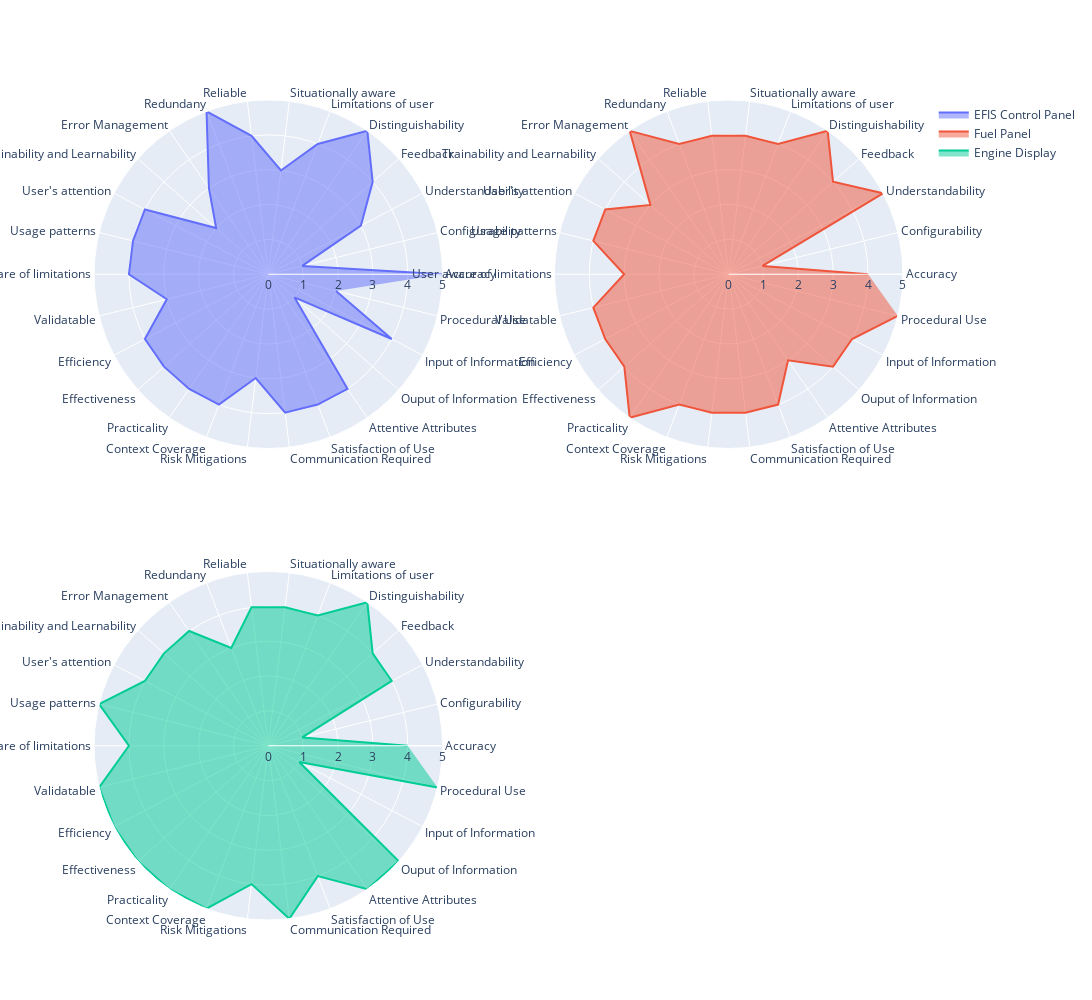

Notebook code for this chart:
### Code cell
fig = make_subplots(rows=2, cols=2,
                   specs=[[{"type": "polar"}, {"type": "polar"}],
                         [{"type": "polar"}, {"type": "polar"}]])
fig.add_trace(go.Scatterpolar(
    name="EFIS Control Panel",
    r=df['EFIS Control Panel'],
    theta=df['Quality'],
    fill='toself'
    ), 1, 1)
fig.add_trace(go.Scatterpolar(
    name="Fuel Panel",
    r=df['Fuel Panel'],
    theta=df['Quality'],
    fill='toself'
    ), 1, 2)
fig.add_trace(go.Scatterpolar(
    name="Engine Display",
    r=df['Engine Display'],
    theta=df['Quality'],
    fill='toself'
    ), 2, 1)
fig.update_layout(height=1000, width=1500)
fig.show()

### Figure 1 — Plotly figure (JSON) as saved in the notebook; plotly's stock layout.template omitted (floating-point values rounded to 4 significant figures)
{"data": [{"fill": "toself", "name": "EFIS Control Panel", "r": [5, 1, 3, 4, 5, 4, 3, 4, 5, 3, 2, 4, 4, 4, 3, 4, 4, 4, 4, 3, 4, 4, 4, 1, 4, 2], "subplot": "polar", "theta": ["Accuracy", "Configurability", "Understandability", "Feedback", "Distinguishability", "Limitations of user", "Situationally aware", "Reliable", "Redundany", "Error Management", "Trainability and Learnability", "User's attention", "Usage patterns", "User aware of limitations", "Validatable", "Efficiency", "Effectiveness", "Practicality", "Context Coverage", "Risk Mitigations", "Communication Required", "Satisfaction of Use", "Attentive Attributes", "Ouput of Information", "Input of Information", "Procedural Use"], "type": "scatterpolar"}, {"fill": "toself", "name": "Fuel Panel", "r": [4, 1, 5, 4, 5, 4, 4, 4, 4, 5, 3, 4, 4, 3, 4, 4, 4, 5, 4, 4, 4, 4, 3, 4, 4, 5], "subplot": "polar2", "theta": ["Accuracy", "Configurability", "Understandability", "Feedback", "Distinguishability", "Limitations of user", "Situationally aware", "Reliable", "Redundany", "Error Management", "Trainability and Learnability", "User's attention", "Usage patterns", "User aware of limitations", "Validatable", "Efficiency", "Effectiveness", "Practicality", "Context Coverage", "Risk Mitigations", "Communication Required", "Satisfaction of Use", "Attentive Attributes", "Ouput of Information", "Input of Information", "Procedural Use"], "type": "scatterpolar"}, {"fill": "toself", "name": "Engine Display", "r": [4, 1, 4, 4, 5, 4, 4, 4, 3, 4, 4, 4, 5, 4, 5, 5, 5, 5, 5, 4, 5, 4, 5, 5, 1, 5], "subplot": "polar3", "theta": ["Accuracy", "Configurability", "Understandability", "Feedback", "Distinguishability", "Limitations of user", "Situationally aware", "Reliable", "Redundany", "Error Management", "Trainability and Learnability", "User's attention", "Usage patterns", "User aware of limitations", "Validatable", "Efficiency", "Effectiveness", "Practicality", "Context Coverage", "Risk Mitigations", "Communication Required", "Satisfaction of Use", "Attentive Attributes", "Ouput of Information", "Input of Information", "Procedural Use"], "type": "scatterpolar"}], "layout": {"height": 1000, "polar": {"domain": {"x": [0, 0.45], "y": [0.575, 1]}}, "polar2": {"domain": {"x": [0.55, 1], "y": [0.575, 1]}}, "polar3": {"domain": {"x": [0, 0.45], "y": [0, 0.425]}}, "polar4": {"domain": {"x": [0.55, 1], "y": [0, 0.425]}}, "width": 1500}}
